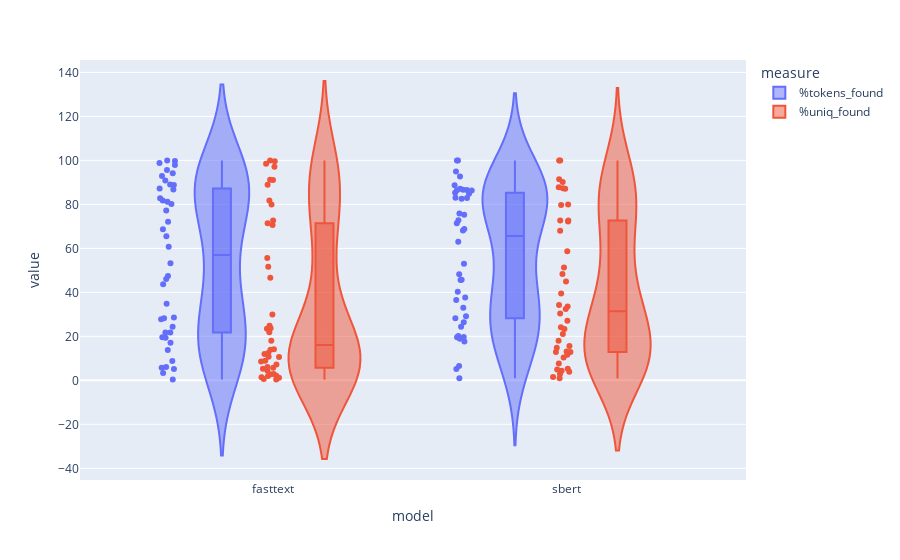

The code cell stored with this chart in its notebook:
### Code cell
fig = px.violin(vocab_df2,
                y="value",
                x="model",
                color="measure",
                box=True,
                points="all",
          hover_data=vocab_df2.columns)
fig.show()

### Figure 1 — Plotly figure (JSON) as saved in the notebook; plotly's stock layout.template omitted (floating-point values rounded to 4 significant figures; data arrays with more than 128 entries replaced by an {"elided": "..."} marker saying what was removed)
{"data": [{"alignmentgroup": "True", "box": {"visible": true}, "customdata": {"elided": "84x2 str values"}, "hovertemplate": "measure=%{customdata[1]}<br>model=%{x}<br>value=%{y}<br>field=%{customdata[0]}<extra></extra>", "legendgroup": "%tokens_found", "marker": {"color": "#636efa"}, "name": "%tokens_found", "offsetgroup": "%tokens_found", "orientation": "v", "points": "all", "scalegroup": "True", "showlegend": true, "type": "violin", "x": ["fasttext", "fasttext", "fasttext", "fasttext", "fasttext", "fasttext", "fasttext", "fasttext", "fasttext", "fasttext", "fasttext", "fasttext", "fasttext", "fasttext", "fasttext", "fasttext", "fasttext", "fasttext", "fasttext", "fasttext", "fasttext", "fasttext", "fasttext", "fasttext", "fasttext", "fasttext", "fasttext", "fasttext", "fasttext", "fasttext", "fasttext", "fasttext", "fasttext", "fasttext", "fasttext", "fasttext", "fasttext", "fasttext", "fasttext", "fasttext", "fasttext", "fasttext", "sbert", "sbert", "sbert", "sbert", "sbert", "sbert", "sbert", "sbert", "sbert", "sbert", "sbert", "sbert", "sbert", "sbert", "sbert", "sbert", "sbert", "sbert", "sbert", "sbert", "sbert", "sbert", "sbert", "sbert", "sbert", "sbert", "sbert", "sbert", "sbert", "sbert", "sbert", "sbert", "sbert", "sbert", "sbert", "sbert", "sbert", "sbert", "sbert", "sbert", "sbert", "sbert"], "x0": " ", "xaxis": "x", "y": [27.8, 90.85, 3.309, 80.15, 87.23, 92.86, 77.27, 0.4194, 86.77, 21.73, 72.05, 68.7, 60.76, 53.2, 17.13, 65.55, 19.38, 97.92, 19.61, 34.78, 81.82, 98.77, 8.777, 95.62, 47.43, 46.1, 43.72, 94.12, 28.23, 81.24, 5.19, 5.755, 100, 6.065, 88.79, 82.79, 99.72, 24.39, 89.01, 28.57, 21.81, 13.79, 28.21, 86.6, 45.67, 82.53, 82.98, 86.51, 68.18, 0.9912, 84.84, 26.43, 75.25, 71.42, 72.83, 53.05, 17.68, 63.03, 19.7, 92.71, 19.61, 37.68, 100, 86.45, 18.92, 94.97, 68.84, 48.27, 40.31, 85.29, 32.99, 82.9, 5.19, 45.68, 100, 6.563, 88.75, 75.81, 87.1, 24.41, 86.26, 29.13, 20.21, 36.55], "y0": " ", "yaxis": "y"}, {"alignmentgroup": "True", "box": {"visible": true}, "customdata": {"elided": "84x2 str values"}, "hovertemplate": "measure=%{customdata[1]}<br>model=%{x}<br>value=%{y}<br>field=%{customdata[0]}<extra></extra>", "legendgroup": "%uniq_found", "marker": {"color": "#EF553B"}, "name": "%uniq_found", "offsetgroup": "%uniq_found", "orientation": "v", "points": "all", "scalegroup": "True", "showlegend": true, "type": "violin", "x": ["fasttext", "fasttext", "fasttext", "fasttext", "fasttext", "fasttext", "fasttext", "fasttext", "fasttext", "fasttext", "fasttext", "fasttext", "fasttext", "fasttext", "fasttext", "fasttext", "fasttext", "fasttext", "fasttext", "fasttext", "fasttext", "fasttext", "fasttext", "fasttext", "fasttext", "fasttext", "fasttext", "fasttext", "fasttext", "fasttext", "fasttext", "fasttext", "fasttext", "fasttext", "fasttext", "fasttext", "fasttext", "fasttext", "fasttext", "fasttext", "fasttext", "fasttext", "sbert", "sbert", "sbert", "sbert", "sbert", "sbert", "sbert", "sbert", "sbert", "sbert", "sbert", "sbert", "sbert", "sbert", "sbert", "sbert", "sbert", "sbert", "sbert", "sbert", "sbert", "sbert", "sbert", "sbert", "sbert", "sbert", "sbert", "sbert", "sbert", "sbert", "sbert", "sbert", "sbert", "sbert", "sbert", "sbert", "sbert", "sbert", "sbert", "sbert", "sbert", "sbert"], "x0": " ", "xaxis": "x", "y": [6.013, 80, 1.953, 55.67, 72.73, 91.1, 51.61, 0.3369, 13.94, 1.13, 23.42, 2.099, 12.46, 5.282, 8.537, 24.86, 12.02, 97.14, 18, 23.73, 71.43, 98.43, 0.5787, 91.25, 7.152, 10.61, 21.85, 88.89, 8.867, 46.6, 2.863, 5.701, 100, 2.727, 29.97, 81.82, 99.66, 1.431, 70.61, 4.5, 14.12, 10.71, 12.88, 80, 44.98, 67.98, 72.73, 87.36, 48.39, 0.9625, 14.85, 7.659, 33.6, 4.389, 39.5, 4.93, 10.37, 21.02, 13.15, 91.43, 18, 27.12, 100, 87.16, 11.64, 90.23, 32.4, 15.66, 23.33, 72.22, 24.14, 51.25, 2.863, 58.67, 100, 3.961, 30.43, 72.73, 87.82, 1.534, 79.67, 5.25, 12.94, 34.29], "y0": " ", "yaxis": "y"}], "layout": {"autosize": true, "legend": {"title": {"text": "measure"}, "tracegroupgap": 0}, "margin": {"t": 60}, "violinmode": "group", "xaxis": {"anchor": "y", "autorange": true, "domain": [0, 1], "range": [-0.6548, 1.613], "title": {"text": "model"}, "type": "category"}, "yaxis": {"anchor": "x", "autorange": true, "domain": [0, 1], "range": [-45.31, 145.6], "title": {"text": "value"}, "type": "linear"}}}
